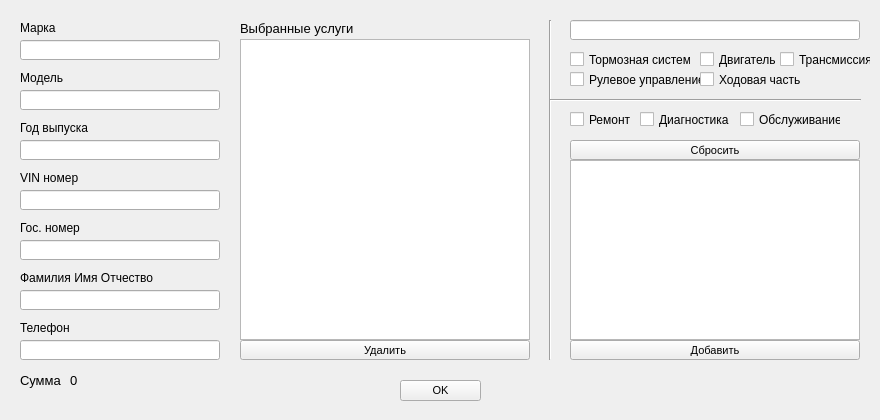
<?xml version="1.0" encoding="UTF-8"?>
<ui version="4.0">
 <class>ClientForm</class>
 <widget class="QDialog" name="ClientForm">
  <property name="geometry">
   <rect>
    <x>0</x>
    <y>0</y>
    <width>880</width>
    <height>420</height>
   </rect>
  </property>
  <property name="windowTitle">
   <string>Клиент</string>
  </property>
  <widget class="QLabel" name="vinLabel">
   <property name="geometry">
    <rect>
     <x>20</x>
     <y>170</y>
     <width>200</width>
     <height>16</height>
    </rect>
   </property>
   <property name="font">
    <font>
     <pointsize>9</pointsize>
    </font>
   </property>
   <property name="text">
    <string>VIN номер</string>
   </property>
  </widget>
  <widget class="QLabel" name="markLabel">
   <property name="geometry">
    <rect>
     <x>20</x>
     <y>20</y>
     <width>200</width>
     <height>16</height>
    </rect>
   </property>
   <property name="font">
    <font>
     <pointsize>9</pointsize>
    </font>
   </property>
   <property name="text">
    <string>Марка</string>
   </property>
  </widget>
  <widget class="QLabel" name="modelLabel">
   <property name="geometry">
    <rect>
     <x>20</x>
     <y>70</y>
     <width>200</width>
     <height>16</height>
    </rect>
   </property>
   <property name="font">
    <font>
     <pointsize>9</pointsize>
    </font>
   </property>
   <property name="text">
    <string>Модель</string>
   </property>
  </widget>
  <widget class="QPushButton" name="ok">
   <property name="geometry">
    <rect>
     <x>400</x>
     <y>380</y>
     <width>81</width>
     <height>21</height>
    </rect>
   </property>
   <property name="font">
    <font>
     <pointsize>8</pointsize>
    </font>
   </property>
   <property name="cursor">
    <cursorShape>PointingHandCursor</cursorShape>
   </property>
   <property name="text">
    <string>OK</string>
   </property>
   <property name="autoDefault">
    <bool>false</bool>
   </property>
  </widget>
  <widget class="QLineEdit" name="year">
   <property name="geometry">
    <rect>
     <x>20</x>
     <y>140</y>
     <width>200</width>
     <height>20</height>
    </rect>
   </property>
  </widget>
  <widget class="QLabel" name="yearLabel">
   <property name="geometry">
    <rect>
     <x>20</x>
     <y>120</y>
     <width>200</width>
     <height>16</height>
    </rect>
   </property>
   <property name="font">
    <font>
     <pointsize>9</pointsize>
    </font>
   </property>
   <property name="text">
    <string>Год выпуска</string>
   </property>
  </widget>
  <widget class="QLabel" name="phoneLabel">
   <property name="geometry">
    <rect>
     <x>20</x>
     <y>320</y>
     <width>200</width>
     <height>16</height>
    </rect>
   </property>
   <property name="font">
    <font>
     <pointsize>9</pointsize>
    </font>
   </property>
   <property name="text">
    <string>Телефон</string>
   </property>
  </widget>
  <widget class="QLabel" name="numberLabel">
   <property name="geometry">
    <rect>
     <x>20</x>
     <y>220</y>
     <width>200</width>
     <height>16</height>
    </rect>
   </property>
   <property name="font">
    <font>
     <pointsize>9</pointsize>
    </font>
   </property>
   <property name="text">
    <string>Гос. номер</string>
   </property>
  </widget>
  <widget class="QLabel" name="ownerLabel">
   <property name="geometry">
    <rect>
     <x>20</x>
     <y>270</y>
     <width>200</width>
     <height>16</height>
    </rect>
   </property>
   <property name="font">
    <font>
     <pointsize>9</pointsize>
    </font>
   </property>
   <property name="text">
    <string>Фамилия Имя Отчество</string>
   </property>
  </widget>
  <widget class="Line" name="line1">
   <property name="geometry">
    <rect>
     <x>540</x>
     <y>20</y>
     <width>20</width>
     <height>340</height>
    </rect>
   </property>
   <property name="orientation">
    <enum>Qt::Vertical</enum>
   </property>
  </widget>
  <widget class="QLineEdit" name="vin">
   <property name="geometry">
    <rect>
     <x>20</x>
     <y>190</y>
     <width>200</width>
     <height>20</height>
    </rect>
   </property>
  </widget>
  <widget class="QListView" name="foundServicesList">
   <property name="geometry">
    <rect>
     <x>570</x>
     <y>160</y>
     <width>290</width>
     <height>180</height>
    </rect>
   </property>
   <property name="cursor" stdset="0">
    <cursorShape>PointingHandCursor</cursorShape>
   </property>
   <property name="editTriggers">
    <set>QAbstractItemView::NoEditTriggers</set>
   </property>
  </widget>
  <widget class="QListView" name="selectedServicesList">
   <property name="geometry">
    <rect>
     <x>240</x>
     <y>39</y>
     <width>290</width>
     <height>301</height>
    </rect>
   </property>
   <property name="cursor" stdset="0">
    <cursorShape>PointingHandCursor</cursorShape>
   </property>
   <property name="editTriggers">
    <set>QAbstractItemView::NoEditTriggers</set>
   </property>
  </widget>
  <widget class="QLineEdit" name="searchBar">
   <property name="geometry">
    <rect>
     <x>570</x>
     <y>20</y>
     <width>290</width>
     <height>20</height>
    </rect>
   </property>
  </widget>
  <widget class="QLineEdit" name="model">
   <property name="geometry">
    <rect>
     <x>20</x>
     <y>90</y>
     <width>200</width>
     <height>20</height>
    </rect>
   </property>
  </widget>
  <widget class="QLineEdit" name="owner">
   <property name="geometry">
    <rect>
     <x>20</x>
     <y>290</y>
     <width>200</width>
     <height>20</height>
    </rect>
   </property>
  </widget>
  <widget class="QLineEdit" name="phone">
   <property name="geometry">
    <rect>
     <x>20</x>
     <y>340</y>
     <width>200</width>
     <height>20</height>
    </rect>
   </property>
  </widget>
  <widget class="QPushButton" name="delete_">
   <property name="geometry">
    <rect>
     <x>240</x>
     <y>340</y>
     <width>290</width>
     <height>20</height>
    </rect>
   </property>
   <property name="font">
    <font>
     <pointsize>8</pointsize>
    </font>
   </property>
   <property name="cursor">
    <cursorShape>PointingHandCursor</cursorShape>
   </property>
   <property name="text">
    <string>Удалить</string>
   </property>
   <property name="autoDefault">
    <bool>false</bool>
   </property>
  </widget>
  <widget class="QPushButton" name="add">
   <property name="geometry">
    <rect>
     <x>570</x>
     <y>340</y>
     <width>290</width>
     <height>20</height>
    </rect>
   </property>
   <property name="font">
    <font>
     <pointsize>8</pointsize>
    </font>
   </property>
   <property name="cursor">
    <cursorShape>PointingHandCursor</cursorShape>
   </property>
   <property name="text">
    <string>Добавить</string>
   </property>
   <property name="autoDefault">
    <bool>false</bool>
   </property>
  </widget>
  <widget class="QLabel" name="selectedServicesLabel">
   <property name="geometry">
    <rect>
     <x>240</x>
     <y>20</y>
     <width>291</width>
     <height>16</height>
    </rect>
   </property>
   <property name="font">
    <font>
     <pointsize>10</pointsize>
     <weight>50</weight>
     <bold>false</bold>
     <stylestrategy>PreferDefault</stylestrategy>
    </font>
   </property>
   <property name="text">
    <string>Выбранные услуги</string>
   </property>
  </widget>
  <widget class="QLineEdit" name="mark">
   <property name="geometry">
    <rect>
     <x>20</x>
     <y>40</y>
     <width>200</width>
     <height>20</height>
    </rect>
   </property>
  </widget>
  <widget class="QLineEdit" name="number">
   <property name="geometry">
    <rect>
     <x>20</x>
     <y>240</y>
     <width>200</width>
     <height>20</height>
    </rect>
   </property>
  </widget>
  <widget class="QCheckBox" name="engine">
   <property name="geometry">
    <rect>
     <x>700</x>
     <y>50</y>
     <width>81</width>
     <height>19</height>
    </rect>
   </property>
   <property name="cursor">
    <cursorShape>PointingHandCursor</cursorShape>
   </property>
   <property name="text">
    <string>Двигатель</string>
   </property>
  </widget>
  <widget class="QCheckBox" name="steering">
   <property name="geometry">
    <rect>
     <x>570</x>
     <y>70</y>
     <width>131</width>
     <height>19</height>
    </rect>
   </property>
   <property name="cursor">
    <cursorShape>PointingHandCursor</cursorShape>
   </property>
   <property name="text">
    <string>Рулевое управление</string>
   </property>
  </widget>
  <widget class="QCheckBox" name="brakeSystem">
   <property name="geometry">
    <rect>
     <x>570</x>
     <y>50</y>
     <width>121</width>
     <height>19</height>
    </rect>
   </property>
   <property name="cursor">
    <cursorShape>PointingHandCursor</cursorShape>
   </property>
   <property name="text">
    <string>Тормозная система</string>
   </property>
  </widget>
  <widget class="QCheckBox" name="transmission">
   <property name="geometry">
    <rect>
     <x>780</x>
     <y>50</y>
     <width>91</width>
     <height>19</height>
    </rect>
   </property>
   <property name="cursor">
    <cursorShape>PointingHandCursor</cursorShape>
   </property>
   <property name="text">
    <string>Трансмиссия</string>
   </property>
  </widget>
  <widget class="QCheckBox" name="chassis">
   <property name="geometry">
    <rect>
     <x>700</x>
     <y>70</y>
     <width>101</width>
     <height>19</height>
    </rect>
   </property>
   <property name="cursor">
    <cursorShape>PointingHandCursor</cursorShape>
   </property>
   <property name="text">
    <string>Ходовая часть</string>
   </property>
  </widget>
  <widget class="Line" name="line2">
   <property name="geometry">
    <rect>
     <x>550</x>
     <y>90</y>
     <width>311</width>
     <height>20</height>
    </rect>
   </property>
   <property name="orientation">
    <enum>Qt::Horizontal</enum>
   </property>
  </widget>
  <widget class="QCheckBox" name="repairs">
   <property name="geometry">
    <rect>
     <x>570</x>
     <y>110</y>
     <width>72</width>
     <height>19</height>
    </rect>
   </property>
   <property name="cursor">
    <cursorShape>PointingHandCursor</cursorShape>
   </property>
   <property name="text">
    <string>Ремонт</string>
   </property>
  </widget>
  <widget class="QCheckBox" name="diagnostics">
   <property name="geometry">
    <rect>
     <x>640</x>
     <y>110</y>
     <width>91</width>
     <height>19</height>
    </rect>
   </property>
   <property name="cursor">
    <cursorShape>PointingHandCursor</cursorShape>
   </property>
   <property name="text">
    <string>Диагностика</string>
   </property>
  </widget>
  <widget class="QPushButton" name="reset">
   <property name="geometry">
    <rect>
     <x>570</x>
     <y>140</y>
     <width>290</width>
     <height>20</height>
    </rect>
   </property>
   <property name="font">
    <font>
     <pointsize>8</pointsize>
    </font>
   </property>
   <property name="cursor">
    <cursorShape>PointingHandCursor</cursorShape>
   </property>
   <property name="text">
    <string>Сбросить</string>
   </property>
   <property name="autoDefault">
    <bool>false</bool>
   </property>
  </widget>
  <widget class="QCheckBox" name="maintenance">
   <property name="geometry">
    <rect>
     <x>740</x>
     <y>110</y>
     <width>101</width>
     <height>19</height>
    </rect>
   </property>
   <property name="cursor">
    <cursorShape>PointingHandCursor</cursorShape>
   </property>
   <property name="text">
    <string>Обслуживание</string>
   </property>
  </widget>
  <widget class="QLabel" name="costLabel">
   <property name="geometry">
    <rect>
     <x>70</x>
     <y>370</y>
     <width>150</width>
     <height>20</height>
    </rect>
   </property>
   <property name="font">
    <font>
     <pointsize>10</pointsize>
    </font>
   </property>
   <property name="text">
    <string>0</string>
   </property>
  </widget>
  <widget class="QLabel" name="sumLabel">
   <property name="geometry">
    <rect>
     <x>20</x>
     <y>370</y>
     <width>41</width>
     <height>20</height>
    </rect>
   </property>
   <property name="font">
    <font>
     <pointsize>10</pointsize>
    </font>
   </property>
   <property name="text">
    <string>Сумма:</string>
   </property>
  </widget>
 </widget>
 <resources/>
 <connections/>
</ui>
